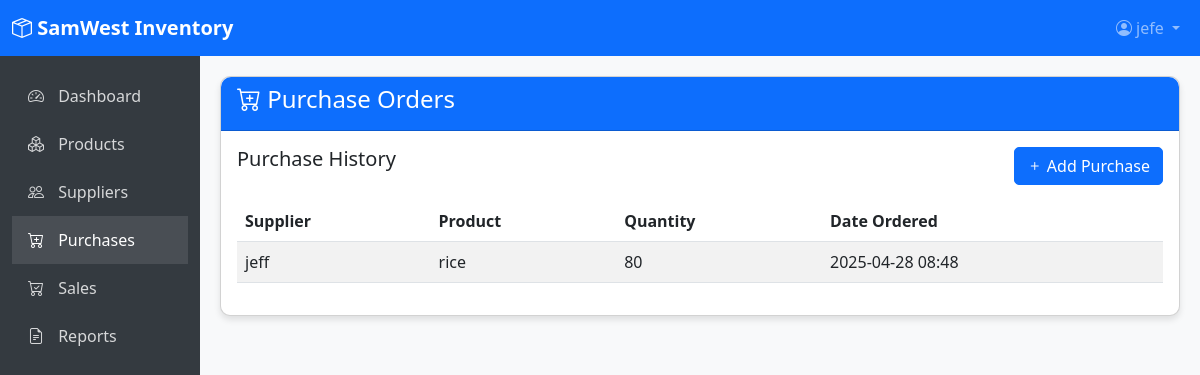
Before: /purchases/ (signed in) with the older database file.
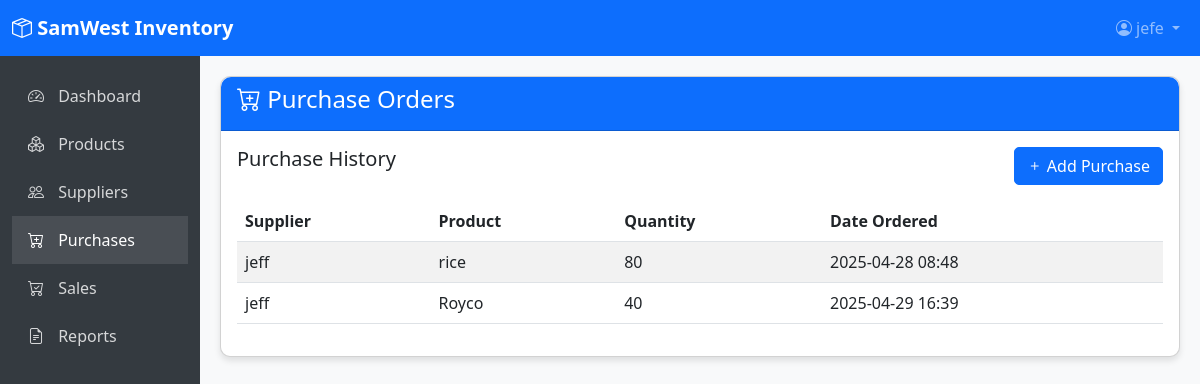
After: the same page with the newer database file.
### inventory/models.py (models this page shows, shortened)
class PurchaseOrder(models.Model):
    supplier = models.ForeignKey(Supplier, on_delete=models.CASCADE)
    product = models.ForeignKey(Product, on_delete=models.CASCADE)
    quantity = models.IntegerField()
    date_ordered = models.DateTimeField(auto_now_add=True)

class Supplier(models.Model):
    name = models.CharField(max_length=255)
    contact_info = models.TextField()

class Product(models.Model):
    name = models.CharField(max_length=255)
    description = models.TextField(blank=True)
    supplier = models.ForeignKey(Supplier, on_delete=models.SET_NULL, null=True)
    quantity = models.IntegerField(default=0)
    price = models.DecimalField(max_digits=10, decimal_places=2)
    low_stock_threshold = models.IntegerField(default=10)

### inventory/views.py (the view)
# urls.py: path('purchases/', views.purchase_list, name='purchase_list'),
@login_required
def purchase_list(request):
    purchases = PurchaseOrder.objects.all()
    return render(request, 'purchase_list.html', {'purchases': purchases})

### inventory/templates/purchase_list.html
{% extends 'base.html' %}
{% block content %}
<div class="card">
    <div class="card-header bg-primary text-white">
        <h4><i class="bi bi-cart-plus"></i> Purchase Orders</h4>
    </div>
    <div class="card-body">
        <div class="d-flex justify-content-between mb-3">
            <h5>Purchase History</h5>
            <a href="{% url 'purchase_add' %}" class="btn btn-primary"><i class="bi bi-plus"></i> Add Purchase</a>
        </div>
        <table class="table table-striped">
            <thead>
                <tr>
                    <th>Supplier</th>
                    <th>Product</th>
                    <th>Quantity</th>
                    <th>Date Ordered</th>
                </tr>
            </thead>
            <tbody>
                {% for purchase in purchases %}
                <tr>
                    <td>{{ purchase.supplier.name }}</td>
                    <td>{{ purchase.product.name }}</td>
                    <td>{{ purchase.quantity }}</td>
                    <td>{{ purchase.date_ordered|date:"Y-m-d H:i" }}</td>
                </tr>
                {% empty %}
                <tr>
                    <td colspan="4" class="text-center">No purchase orders found.</td>
                </tr>
                {% endfor %}
            </tbody>
        </table>
    </div>
</div>
{% endblock %}

Changed rows visible on the page:
added PurchaseOrder: supplier.name "jeff", product.name "Royco", quantity "40", date_ordered "2025-04-29 16:39"
